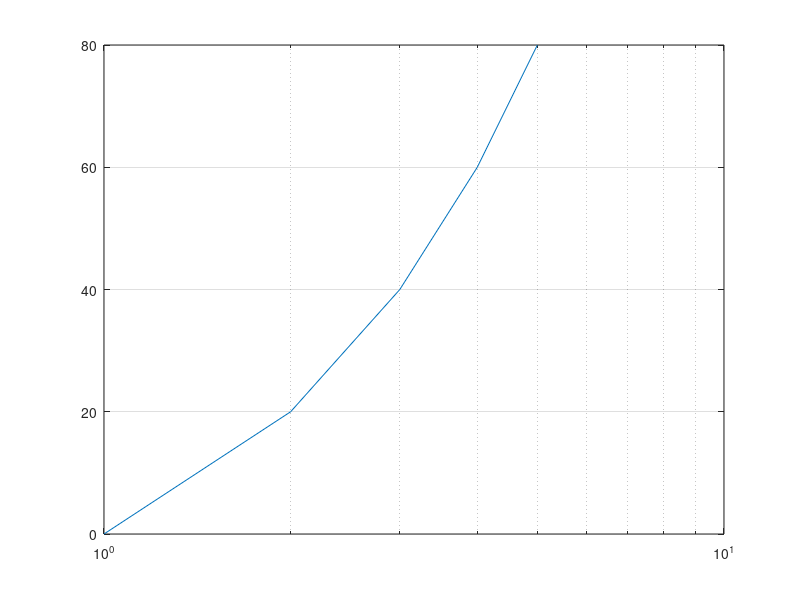

This figure's MATLAB source:
y = [0 20 40 60 80];
% specify only one coordinate vector
semilogx(y)
% plot the coordinates against the values 1:length(y)
grid on
% show the grid lines
